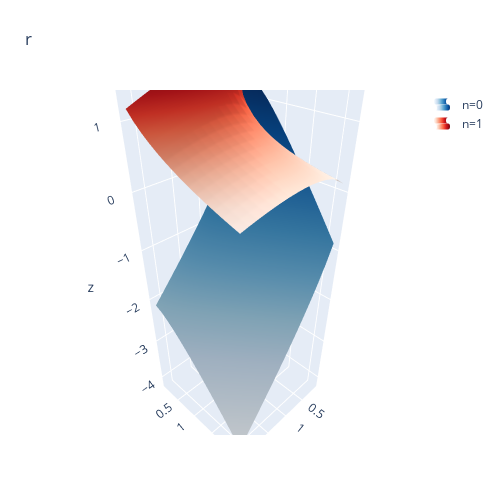

Notebook source saved alongside this figure:
### Code cell
# Plot the surface.
Z = [None, None]
Z[0] = np.array([[results['r'][g0][g1][0,0,0] for g1 in G1_grid] for g0 in G0_grid ])
Z[1] = np.array([[results['r'][g0][g1][1,0,0] for g1 in G1_grid] for g0 in G0_grid ])
fig = go.Figure(data=[go.Surface(z=Z[0], y=G0_grid, x=G1_grid, name = 'n=0',colorscale = 'Blues')])
fig.add_trace(go.Surface(z=Z[1], y=G0_grid, x=G1_grid,name = 'n=1', colorscale = 'Reds')
            )
fig.update_layout(title='r', autosize=False,
                  width=500, height=500,
                  margin=dict(l=65, r=50, b=65, t=90))
fig.update_layout(scene = dict(xaxis_title='G_0',
                    yaxis_title='G_1'
                              )
                 )
fig.update_traces(showlegend=True, showscale=False)
fig.show()
fig.write_html(f"{folder}/r_{config}.html")

### Figure 1 — Plotly figure (JSON) as saved in the notebook; plotly's stock layout.template omitted (floating-point values rounded to 4 significant figures; data arrays with more than 128 entries replaced by an {"elided": "..."} marker saying what was removed)
{"data": [{"colorscale": [[0, "rgb(247,251,255)"], [0.125, "rgb(222,235,247)"], [0.25, "rgb(198,219,239)"], [0.375, "rgb(158,202,225)"], [0.5, "rgb(107,174,214)"], [0.625, "rgb(66,146,198)"], [0.75, "rgb(33,113,181)"], [0.875, "rgb(8,81,156)"], [1, "rgb(8,48,107)"]], "name": "n=0", "showlegend": true, "showscale": false, "type": "surface", "x": [0.1, 0.2464, 0.3929, 0.5393, 0.6857, 0.8321, 0.9786, 1.125, 1.271, 1.418, 1.564, 1.711, 1.857, 2.004, 2.15], "y": [0.1, 0.2464, 0.3929, 0.5393, 0.6857, 0.8321, 0.9786, 1.125, 1.271, 1.418, 1.564, 1.711, 1.857, 2.004, 2.15], "z": {"elided": "15x15 float values"}}, {"colorscale": [[0, "rgb(255,245,240)"], [0.125, "rgb(254,224,210)"], [0.25, "rgb(252,187,161)"], [0.375, "rgb(252,146,114)"], [0.5, "rgb(251,106,74)"], [0.625, "rgb(239,59,44)"], [0.75, "rgb(203,24,29)"], [0.875, "rgb(165,15,21)"], [1, "rgb(103,0,13)"]], "name": "n=1", "showlegend": true, "showscale": false, "type": "surface", "x": [0.1, 0.2464, 0.3929, 0.5393, 0.6857, 0.8321, 0.9786, 1.125, 1.271, 1.418, 1.564, 1.711, 1.857, 2.004, 2.15], "y": [0.1, 0.2464, 0.3929, 0.5393, 0.6857, 0.8321, 0.9786, 1.125, 1.271, 1.418, 1.564, 1.711, 1.857, 2.004, 2.15], "z": {"elided": "15x15 float values"}}], "layout": {"autosize": false, "height": 500, "margin": {"b": 65, "l": 65, "r": 50, "t": 90}, "scene": {"xaxis": {"title": {"text": "G_0"}}, "yaxis": {"title": {"text": "G_1"}}}, "title": {"text": "r"}, "width": 500}}
